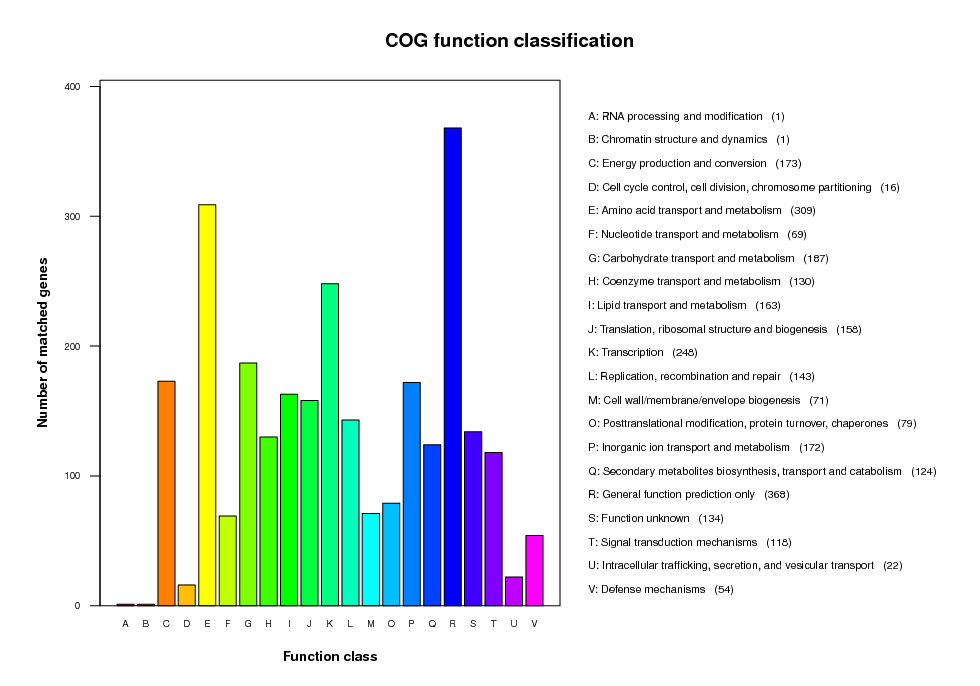

Source code (R):
cog <- scan("/ifswh1/BC_Asia/huangjq/F13FTSECKF2516_STRbqcD/04.Genome_Function/604F/01.General_Gene_Annotation/03.anno.cog/cog.list.class.catalog",what="character",sep="
")
cog <- as.character(sapply(cog,function(x) strsplit(x,"	")[[1]][1:3]))
cog <- as.data.frame.list(tapply(cog,rep(1:3,t=(length(cog)/3)),as.character))
cog <- cog[-1,]
cog.des <- cog[,2]
cog.des <- gsub(" $","",cog.des)

cog.des <- paste(as.character(cog[,1]),cog.des,sep=": ")
cog.num <- as.numeric(as.matrix(cog[,3]))
names(cog.num) <- as.character(cog[,1])

pdf(file="/ifswh1/BC_Asia/huangjq/F13FTSECKF2516_STRbqcD/04.Genome_Function/604F/01.General_Gene_Annotation/03.anno.cog/cog.list.cogclass.pdf",10,7)
#plot.new()
def.par <- par()
layout(matrix(c(1,2),nr=1),widths=c(20,15))
op1 <- par(mar=c(4.1,5.1,4.1,0))
a <- barplot(cog.num,col=rainbow(24),ylim=c(0,max(cog.num)*1.1),cex.names=0.8,las=1,
axis.lty=0,cex.axis=0.6,xaxt="n"
)
box()
mtext("Function class",side=1,line=2,font=2,cex=0.8)
mtext("Number of matched genes",side=2,line=2.5,font=2,cex=0.8)
par(cex.axis=0.6)
axis(side=1,at=a,labels=cog[,1],padj=-2,tick=FALSE)
op1 <- par(mar=c(0,0,1.1,1.1))
plot(0,0,pch="",xlim=c(0,1),ylim=c(0,26),bty="n",axes=F,xlab="",ylab="")
y_offset <- 0;
cog_type <- length(cog.des);
if(cog_type == 26 || cog_type == 25)
{
	y_offset <- -1;
}
if(cog_type == 24)
{
	y_offset <- 0.8;
}
if(cog_type <= 23)
{
	y_offset = 2;
}
for(i in length(cog.des):1){
text(0.01,i+y_offset,paste(cog.des[length(cog.des)+1-i],"   ","(",as.character(cog.num[length(cog.des)+1-i]),")",sep=""),pos=4,cex=0.7)
}
par(op1)
par(def.par)
title("COG function classification")

dev.off()

